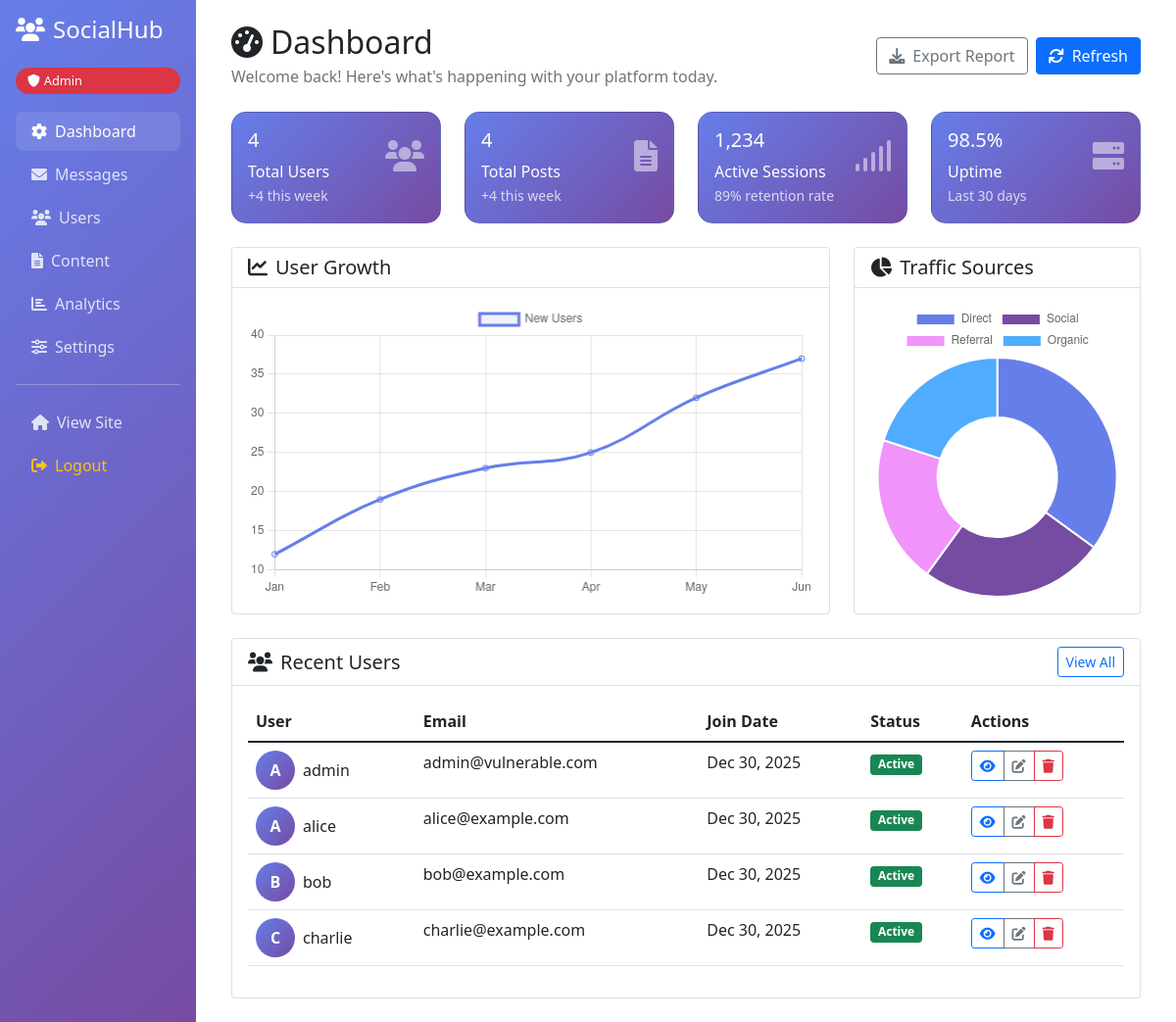
/admin_panel.php (signed in), run on the app's committed database.
### tables this page shows
CREATE TABLE users (
    id INT AUTO_INCREMENT PRIMARY KEY,
    username VARCHAR(50) UNIQUE NOT NULL,
    password VARCHAR(255) NOT NULL,
    email VARCHAR(100),
    bio TEXT,
    profile_picture VARCHAR(255),
    created_at TIMESTAMP DEFAULT CURRENT_TIMESTAMP
);

### admin_panel.php (the view, shortened to what this page needs)
<?php
$users = [];
$conn = new mysqli(getenv('DB_HOST') ?: 'localhost', getenv('DB_USER') ?: 'root', getenv('DB_PASSWORD') ?: 'password', getenv('DB_NAME') ?: 'vulnerable_social');
$result = $conn->query("SELECT * FROM users ORDER BY id");
if ($result) {
    $users = $result->fetch_all(MYSQLI_ASSOC);
}
$totalUsers = count($users);
$recentUsers = $conn->query("SELECT COUNT(*) as count FROM users WHERE created_at >= DATE_SUB(NOW(), INTERVAL 7 DAY)")->fetch_assoc()['count'];
$totalPosts = $conn->query("SELECT COUNT(*) as count FROM posts")->fetch_assoc()['count'];
$recentPosts = $conn->query("SELECT COUNT(*) as count FROM posts WHERE created_at >= DATE_SUB(NOW(), INTERVAL 7 DAY)")->fetch_assoc()['count'];
?>
<!DOCTYPE html>
<html lang="en">
<head>
    <link href="https://cdn.jsdelivr.net/npm/bootstrap@5.1.3/dist/css/bootstrap.min.css" rel="stylesheet">
    <link href="https://cdnjs.cloudflare.com/ajax/libs/font-awesome/6.0.0/css/all.min.css" rel="stylesheet">
</head>
<body>
    <div class="container-fluid">
        <div class="row">
            <div class="col-md-3 col-lg-2 p-0 sidebar">
                <div class="p-3">
                    <h4 class="mb-4"><i class="fas fa-users me-2"></i>SocialHub</h4>
                    <div class="admin-badge mb-3"><i class="fas fa-shield-alt me-1"></i>Admin</div>
                    <nav class="nav flex-column">
                        <a class="nav-link active" href="admin_panel.php">
                            <i class="fas fa-cog me-2"></i>Dashboard
                        </a>
                        <a class="nav-link" href="admin_messages.php">
                            <i class="fas fa-envelope me-2"></i>Messages
                        </a>
                        <a class="nav-link" href="admin_users.php">
                            <i class="fas fa-users me-2"></i>Users
                        </a>
                        <a class="nav-link" href="admin_content.php">
                            <i class="fas fa-file-alt me-2"></i>Content
                        </a>
                        <a class="nav-link" href="admin_analytics.php">
                            <i class="fas fa-chart-bar me-2"></i>Analytics
                        </a>
                        <a class="nav-link" href="admin_settings.php">
                            <i class="fas fa-sliders-h me-2"></i>Settings
                        </a>
                        <hr class="my-3" style="border-color: rgba(255,255,255,0.2);">
                        <a class="nav-link" href="index.php">
                            <i class="fas fa-home me-2"></i>View Site
                        </a>
                        <a class="nav-link text-warning" href="index.php?action=logout">
                            <i class="fas fa-sign-out-alt me-2"></i>Logout
                        </a>
                    </nav>
                </div>
            </div>
            <div class="col-md-9 col-lg-10 main-content">
                <div class="p-4">
                    <div class="d-flex justify-content-between align-items-center mb-4">
                        <div>
                            <h2 class="mb-1"><i class="fas fa-tachometer-alt me-2"></i>Dashboard</h2>
                            <p class="text-muted mb-0">Welcome back! Here's what's happening with your platform today.</p>
                        </div>
                        <div class="d-flex gap-2">
                            <button class="btn btn-outline-secondary"><i class="fas fa-download me-2"></i>Export Report</button>
                            <button class="btn btn-primary"><i class="fas fa-sync me-2"></i>Refresh</button>
                        </div>
                    </div>
                    <div class="row mb-4">
                        <div class="col-md-3">
                            <div class="card stats-card">
                                <div class="card-body">
                                    <div class="d-flex justify-content-between align-items-center">
                                        <div>
                                            <h5 class="card-title"><?php echo $totalUsers; ?></h5>
                                            <p class="card-text mb-0">Total Users</p>
                                        </div>
                                        <i class="fas fa-users fa-2x opacity-50"></i>
                                    </div>
                                    <small class="opacity-75">+<?php echo $recentUsers; ?> this week</small>
                                </div>
                            </div>
                        </div>
                        <div class="col-md-3">
                            <div class="card stats-card">
                                <div class="card-body">
                                    <div class="d-flex justify-content-between align-items-center">
                                        <div>
                                            <h5 class="card-title"><?php echo $totalPosts; ?></h5>
                                            <p class="card-text mb-0">Total Posts</p>
                                        </div>
                                        <i class="fas fa-file-alt fa-2x opacity-50"></i>
                                    </div>
                                    <small class="opacity-75">+<?php echo $recentPosts; ?> this week</small>
                                </div>
                            </div>
                        </div>
                        <div class="col-md-3">
                            <div class="card stats-card">
                                <div class="card-body">
                                    <div class="d-flex justify-content-between align-items-center">
                                        <div>
                                            <h5 class="card-title">1,234</h5>
                                            <p class="card-text mb-0">Active Sessions</p>
                                        </div>
                                        <i class="fas fa-signal fa-2x opacity-50"></i>
                                    </div>
                                    <small class="opacity-75">89% retention rate</small>
                                </div>
                            </div>
                        </div>
                        <div class="col-md-3">
                            <div class="card stats-card">
                                <div class="card-body">
                                    <div class="d-flex justify-content-between align-items-center">
                                        <div>
                                            <h5 class="card-title">98.5%</h5>
                                            <p class="card-text mb-0">Uptime</p>
                                        </div>
                                        <i class="fas fa-server fa-2x opacity-50"></i>
                                    </div>
                                    <small class="opacity-75">Last 30 days</small>
                                </div>
                            </div>
                        </div>
                    </div>
                    <div class="row">
                        <div class="col-md-8">
                            <div class="card mb-4">
                                <div class="card-header bg-white">
                                    <h5 class="mb-0"><i class="fas fa-chart-line me-2"></i>User Growth</h5>
                                </div>
                                <div class="card-body">
                                    <div class="chart-container">
                                        <canvas id="userGrowthChart"></canvas>
                                    </div>
                                </div>
                            </div>
                        </div>
                        <div class="col-md-4">
                            <div class="card mb-4">
                                <div class="card-header bg-white">
                                    <h5 class="mb-0"><i class="fas fa-chart-pie me-2"></i>Traffic Sources</h5>
                                </div>
                                <div class="card-body">
                                    <div class="chart-container">
                                        <canvas id="trafficChart"></canvas>
                                    </div>
                                </div>
                            </div>
                        </div>
                    </div>
                    <div class="card">
                        <div class="card-header bg-white">
                            <div class="d-flex justify-content-between align-items-center">
                                <h5 class="mb-0"><i class="fas fa-users me-2"></i>Recent Users</h5>
                                <a href="admin_users.php" class="btn btn-sm btn-outline-primary">View All</a>
                            </div>
                        </div>
                        <div class="card-body">
                            <div class="table-responsive">
                                <table class="table table-hover">
                                    <thead>
                                        <tr>
                                            <th>User</th>
                                            <th>Email</th>
                                            <th>Join Date</th>
                                            <th>Status</th>
                                            <th>Actions</th>
                                        </tr>
                                    </thead>
                                    <tbody>
                                        <?php foreach (array_slice($users, -5) as $user): ?>
                                            <tr>
                                                <td>
                                                    <div class="d-flex align-items-center">
                                                        <div class="user-avatar me-2">
                                                            <?php echo strtoupper(substr($user['username'], 0, 1)); ?>
                                                        </div>
                                                        <span><?php echo htmlspecialchars($user['username']); ?></span>
                                                    </div>
                                                </td>
                                                <td><?php echo htmlspecialchars($user['email'] ?? 'N/A'); ?></td>
                                                <td><?php echo date('M j, Y', strtotime($user['created_at'])); ?></td>
                                                <td><span class="badge bg-success">Active</span></td>
                                                <td>
                                                    <div class="btn-group btn-group-sm">
                                                        <button class="btn btn-outline-primary"><i class="fas fa-eye"></i></button>
                                                        <button class="btn btn-outline-secondary"><i class="fas fa-edit"></i></button>
                                                        <button class="btn btn-outline-danger"><i class="fas fa-trash"></i></button>
                                                    </div>
                                                </td>
                                            </tr>
                                        <?php endforeach; ?>
                                    </tbody>
                                </table>
                            </div>
                        </div>
                    </div>
                </div>
            </div>
        </div>
    </div>
    <script>
        // User Growth Chart
        const userGrowthCtx = document.getElementById('userGrowthChart').getContext('2d');
        new Chart(userGrowthCtx, {
            type: 'line',
            data: {
                labels: ['Jan', 'Feb', 'Mar', 'Apr', 'May', 'Jun'],
                datasets: [{
                    label: 'New Users',
                    data: [12, 19, 23, 25, 32, 37],
                    borderColor: '#667eea',
                    backgroundColor: 'rgba(102, 126, 234, 0.1)',
                    tension: 0.4
                }]
            },
            options: {
                responsive: true,
                maintainAspectRatio: false
            }
        });
        // Traffic Sources Chart
        const trafficCtx = document.getElementById('trafficChart').getContext('2d');
        new Chart(trafficCtx, {
            type: 'doughnut',
            data: {
                labels: ['Direct', 'Social', 'Referral', 'Organic'],
                datasets: [{
                    data: [35, 25, 20, 20],
                    backgroundColor: ['#667eea', '#764ba2', '#f093fb', '#4facfe']
                }]
            },
            options: {
                responsive: true,
                maintainAspectRatio: false
            }
        });
    </script>
</body>
</html>

### admin_panel.php (style rules this page uses)
body { background: #f8f9fa; min-height: 100vh; }
.sidebar { background: linear-gradient(135deg, #667eea 0%, #764ba2 100%); min-height: 100vh; color: white; }
.sidebar .nav-link { color: rgba(255,255,255,0.8); border-radius: 8px; margin: 2px 0; }
.sidebar .nav-link:hover, .sidebar .nav-link.active { color: white; background: rgba(255,255,255,0.1); }
.main-content { background: white; min-height: 100vh; }
.stats-card { background: linear-gradient(135deg, #667eea 0%, #764ba2 100%); color: white; border-radius: 15px; transition: transform 0.3s ease; }
.admin-badge { background: #dc3545; color: white; padding: 4px 12px; border-radius: 20px; font-size: 0.8rem; }
.chart-container { position: relative; height: 300px; }
.user-avatar { width: 40px; height: 40px; border-radius: 50%; background: linear-gradient(135deg, #667eea 0%, #764ba2 100%); display: flex; align-items: center; justify-content: center; color: white; font-weight: bold; }

### data on the page
users: username "A", username "admin", email "admin@vulnerable.com", created_at "Dec 30, 2025"
users: username "A", username "alice", email "alice@example.com", created_at "Dec 30, 2025"
users: username "B", username "bob", email "bob@example.com", created_at "Dec 30, 2025"
users: username "C", username "charlie", email "charlie@example.com", created_at "Dec 30, 2025"

### other printed values
$totalUsers "4"
$recentUsers "4"
$totalPosts "4"
$recentPosts "4"
